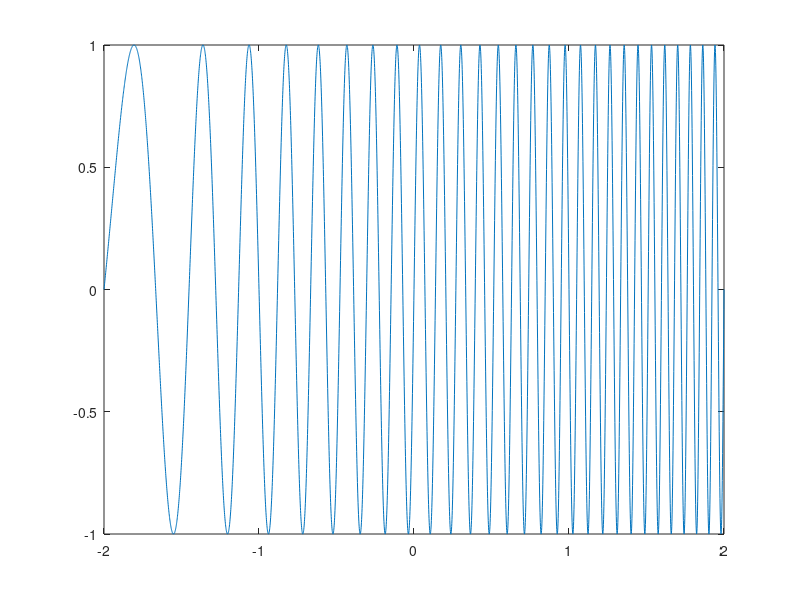
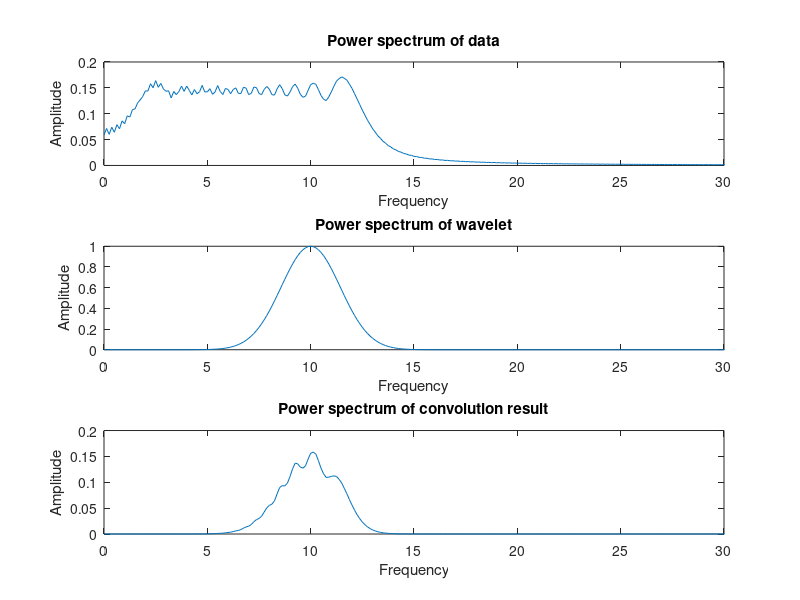
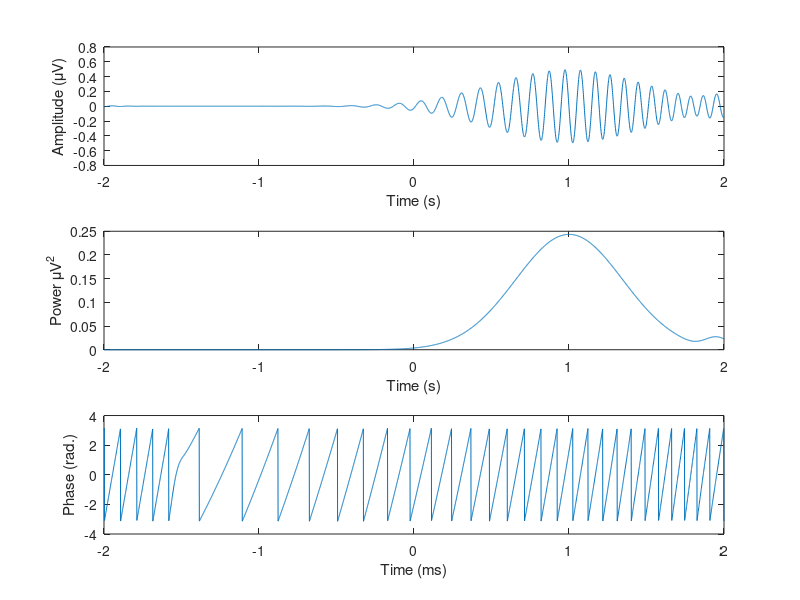

Source code (MATLAB) for these figures, in order:
% Check that convolution in time domain performed via the convolution
% theorem is time-sensitive (uncomment line 10 to see that the result actually changes for the inverse signal)
%% define signal
srate = 1000;
time = -2:1/srate:2;

f  = [4 10];
ff = linspace(f(1),f(2),length(time));
s1 = sin(2*pi*ff.*time);
% s1 = s1(end:-1:1);

% freq = 5;
% s1 = sin(2*pi*freq*time);
% coef = 1/400*(1:length(time));
% s1 = coef.*s1;

figure(1)
plot(time, s1)

%% define wavelet

wavelet_freq  = 10; % frequency of wavelet, in Hz

% create complex sine wave
sine_wave = exp( 1i*2*pi*wavelet_freq*time );

% create Gaussian window
s = 7 / (2*pi*wavelet_freq); % this is the standard deviation of the gaussian
gaus_win  = exp( (-time.^2) ./ (2*s^2) );

% now create Morlet wavelet
cmw  = sine_wave .* gaus_win;

%% define convolution parameters

nData = length(s1);
nKern = length(cmw);
nConv = nData + nKern - 1;
half_wav = floor( length(cmw)/2 )+1;

%% get fourier components

% FFT of wavelet, and amplitude-normalize in the frequency domain
cmwX = fft(cmw,nConv);
cmwX = cmwX ./ max(cmwX);

% FFT of data
dataX = fft(s1,nConv);

% now for convolution...
conv_res = dataX.*cmwX;
as = ifft(conv_res);

% cut 1/2 of the length of the wavelet from the beginning and from the end
as = as(half_wav-1:end-half_wav);

% compute hz for plotting
hz = linspace(0,srate/2,floor(nConv/2)+1);

%% some plots...

figure(2), clf

% plot power spectrum of data
subplot(311)
plot(hz,2*abs(dataX(1:length(hz))/length(s1)))
title('Power spectrum of data')
xlabel('Frequency'), ylabel('Amplitude')
set(gca,'xlim',[0 30])

% plot power spectrum of wavelet
subplot(312)
plot(hz,abs(cmwX(1:length(hz))))
title('Power spectrum of wavelet')
xlabel('Frequency'), ylabel('Amplitude')
set(gca,'xlim',[0 30])

% plot power spectrum of convolution result
subplot(313)
plot(hz,2*abs(conv_res(1:length(hz))/length(s1)))
title('Power spectrum of convolution result')
xlabel('Frequency'), ylabel('Amplitude')
set(gca,'xlim',[0 30])

%% Plot convolution in time domain

figure(3), clf
% plot the filtered signal (projection onto real axis)
subplot(311)
plot(time,real(as))
xlabel('Time (s)'), ylabel('Amplitude (\muV)')
set(gca,'xlim',[-2 2])


% plot power (squared magnitude from origin to dot-product location in
% complex space)
subplot(312)
plot(time,abs(as).^2)
xlabel('Time (s)'), ylabel('Power \muV^2')
set(gca,'xlim',[-2 2])


% plot phase (angle of vector to dot-product, relative to positive real
% axis)
subplot(313)
plot(time,angle(as))
xlabel('Time (ms)'), ylabel('Phase (rad.)')
set(gca,'xlim',[-2 2])